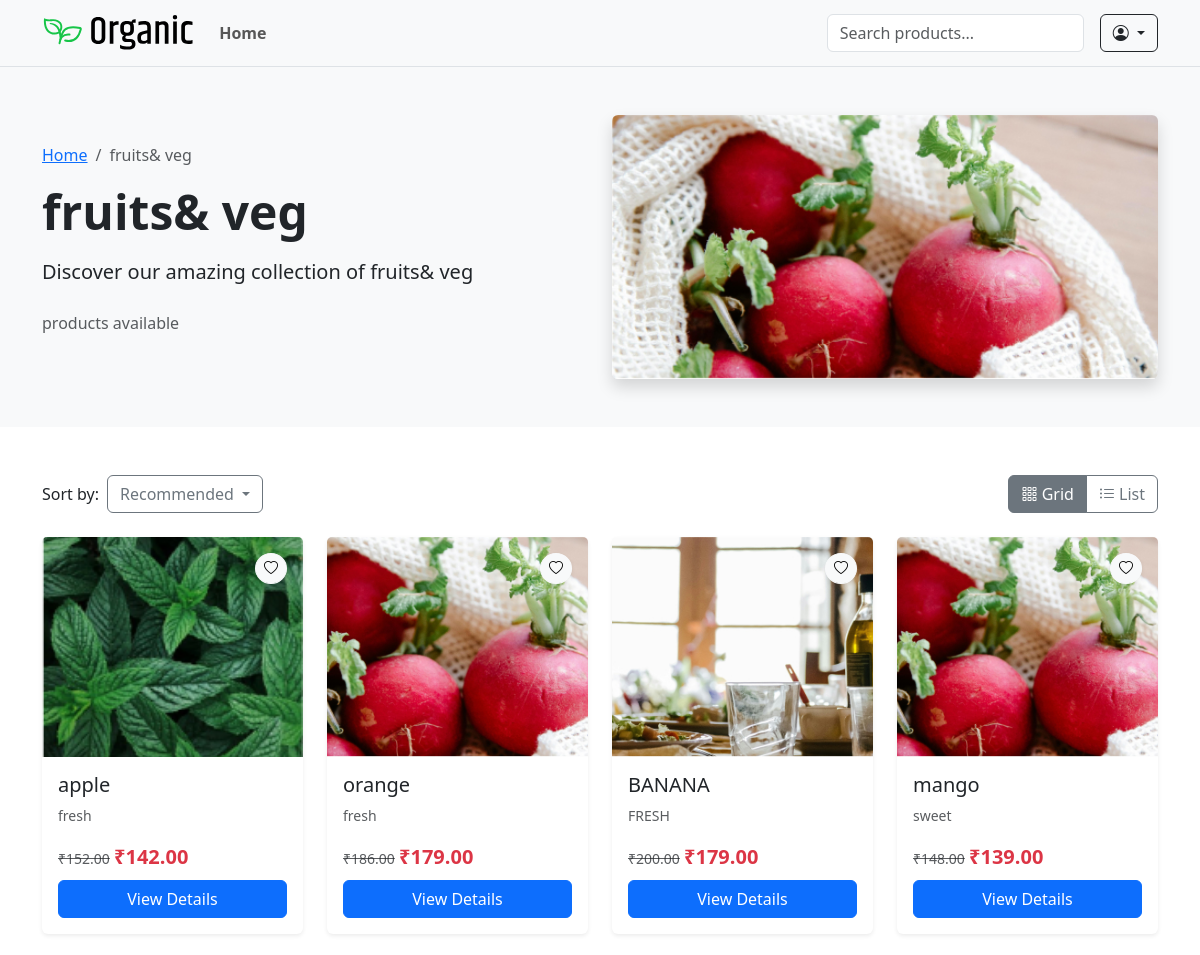
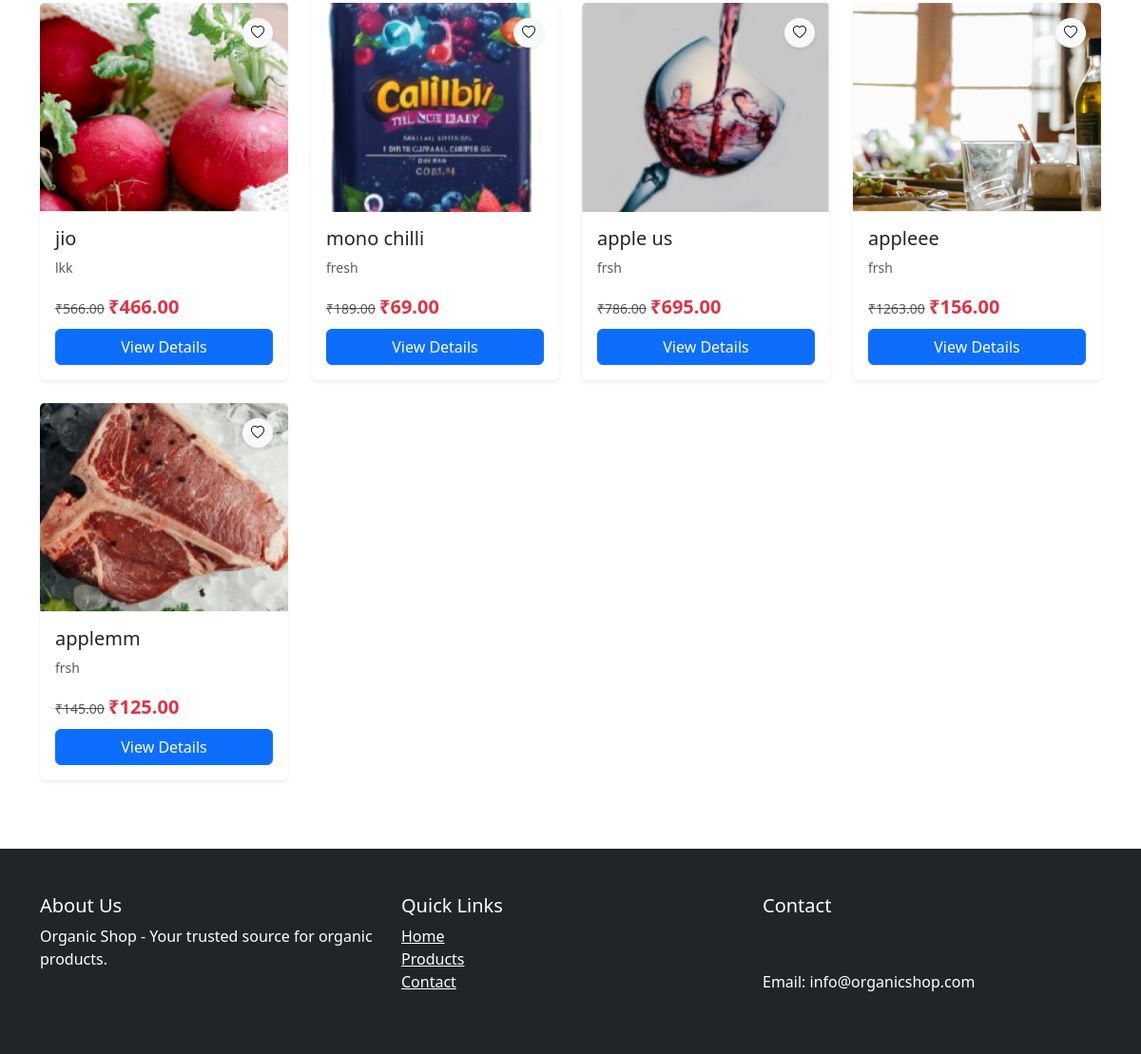
/category/breadssweets/, run on the app's committed database (2 pictures, top to bottom).
### shop/models.py (models this page shows, shortened)
class Category(models.Model):
    name = models.CharField(max_length=100)
    slug = models.SlugField(unique=True, blank=True)
    image = models.ImageField(upload_to='categories/')
    is_active = models.BooleanField(default=True)
    class Meta:
        verbose_name_plural = "Categories"

class Product(models.Model):
    category = models.ForeignKey(Category, on_delete=models.CASCADE, related_name='products')
    name = models.CharField(max_length=255)
    slug = models.SlugField(unique=True ,blank=True)
    description = models.TextField()
    price = models.DecimalField(max_digits=10, decimal_places=2)
    discount_price = models.DecimalField(max_digits=10, decimal_places=2, null=True, blank=True)
    image = models.ImageField(upload_to='products/')
    is_featured = models.BooleanField(default=False)
    sold_count = models.PositiveIntegerField(default=0)
    created_at = models.DateTimeField(auto_now_add=True)
    views = models.PositiveIntegerField(default=1)
    available = models.BooleanField(default=True)
    stock = models.PositiveIntegerField(default=0)
    @property
    def has_variants(self):
        return self.variants.exists()
    @property
    def display_discount(self):
        if self.has_variants or not self.discount_price:
            return None
        return self.get_discount_percentage

class ProductVariant(models.Model):
    product = models.ForeignKey(Product, on_delete=models.CASCADE, related_name='variants')
    values = models.ManyToManyField(VariantValue)
    price = models.DecimalField(max_digits=10, decimal_places=2)
    discount_price = models.DecimalField(max_digits=10, decimal_places=2, null=True, blank=True)
    stock = models.IntegerField()
    sku = models.CharField(max_length=50, unique=True, blank=True)
    image = models.ImageField(upload_to='variants/', null=True, blank=True)
    sold_count = models.IntegerField(default=0)

### shop/views.py (the view)
# urls.py: path('category/<slug:slug>/', views.category_detail, name='category_detail'),
def category_detail(request, slug):
    category = get_object_or_404(Category, slug=slug, is_active=True)
    products = Product.objects.filter(category=category, available=True)
    effective_price_subquery = ProductVariant.objects.filter(
        product=OuterRef('pk')
    ).annotate(
        effective_price=Coalesce('discount_price', 'price')
    ).order_by('-stock').values('effective_price')[:1]
    products = products.annotate(
        sorting_price=Subquery(effective_price_subquery),
        avg_rating=Avg('reviews__rating')
    ).prefetch_related('variants')
    sort = request.GET.get('sort')
    if sort == 'price_asc':
        products = products.order_by('sorting_price')
    elif sort == 'price_desc':
        products = products.order_by('-sorting_price')
    elif sort == 'newest':
        products = products.order_by('-created_at')
    elif sort == 'rating':
        products = products.order_by(F('avg_rating').desc(nulls_last=True))
    for product in products:
        product.default_variant = product.variants.order_by('-stock').first()
    wishlist_items = []
    if request.user.is_authenticated:
        wishlist_items = Wishlist.objects.filter(user=request.user).values_list('product_id', flat=True)
    context = {
        'category': category,
        'products': products,
        'wishlist_items': wishlist_items,
    }
    return render(request, 'shop/category_detail.html', context)

### shop/templates/shop/category_detail.html (shortened to what this page needs)
{% extends 'shop/base.html' %}
{% load static %}
{% block content %}
<section class="py-5" style="background-color: #f8f9fa;">
    <div class="container">
        <div class="row align-items-center">
            <div class="col-md-6">
                <nav aria-label="breadcrumb">
                    <ol class="breadcrumb">
                        <li class="breadcrumb-item"><a href="{% url 'shop:index' %}">Home</a></li>
                        <li class="breadcrumb-item active" aria-current="page">{{ category.name }}</li>
                    </ol>
                </nav>
                <h1 class="display-5 fw-bold mb-3">{{ category.name }}</h1>
                <p class="lead mb-4">{{ category.description|default:"Discover our amazing collection of "|add:category.name }}</p>
                <p class="text-muted">{{ products.paginator.count }} products available</p>
            </div>
            <div class="col-md-6">
                {% if category.image %}
                <img src="{{ category.image.url }}" alt="{{ category.name }}" class="img-fluid rounded shadow" style="max-height: 300px; width: 100%; object-fit: cover;">
                {% else %}
                <img src="{% static 'images/placeholder-category.jpg' %}" alt="{{ category.name }}" class="img-fluid rounded shadow" style="max-height: 300px; width: 100%; object-fit: cover;">
                {% endif %}
            </div>
        </div>
    </div>
</section>
<section class="py-5">
    <div class="container">
        <div class="row mb-4">
            <div class="col-md-6">
                <div class="d-flex align-items-center">
                    <span class="me-2">Sort by:</span>
                    <div class="dropdown">
                        <button class="btn btn-outline-secondary dropdown-toggle" type="button" id="sortDropdown" data-bs-toggle="dropdown" aria-expanded="false">
                            {% if request.GET.sort %}{{ request.GET.sort|title }}{% else %}Recommended{% endif %}
                        </button>
                    </div>
                </div>
            </div>
            <div class="col-md-6 text-md-end">
                <div class="btn-group" role="group" aria-label="View options">
                    <button type="button" class="btn btn-outline-secondary active" id="gridView">
                        <i class="bi bi-grid-3x3-gap"></i> Grid
                    </button>
                    <button type="button" class="btn btn-outline-secondary" id="listView">
                        <i class="bi bi-list-ul"></i> List
                    </button>
                </div>
            </div>
        </div>
        <div class="row" id="productsContainer">
            {% for product in products %}
            {% with variant=product.default_variant %}
            <div class="col-lg-3 col-md-4 col-sm-6 mb-4 product-card">
                <div class="card h-100 border-0 shadow-sm hover-shadow transition">
                    <div class="position-relative">
                        {% if variant and variant.image %}
                            <img src="{{ variant.image.url }}" class="card-img-top" alt="{{ product.name }}" style="height: 220px; object-fit: cover;">
                        {% elif product.image %}
                            <img src="{{ product.image.url }}" class="card-img-top" alt="{{ product.name }}" style="height: 220px; object-fit: cover;">
                        {% else %}
                            <img src="{% static 'images/placeholder-product.jpg' %}" class="card-img-top" alt="{{ product.name }}" style="height: 220px; object-fit: cover;">
                        {% endif %}
                        <div class="card-img-overlay d-flex flex-column justify-content-between">
                            <div class="d-flex justify-content-end">
                                 <form action="{% url 'accounts:add_to_wishlist' product.id %}" method="post" class="wishlist-form">
                                    <button type="submit"
                                            class="btn btn-light btn-sm rounded-circle shadow-sm btn-heart"
                                            onclick="event.stopPropagation();">
                                        <i class="bi {% if product.id in wishlist_items %}bi-heart-fill text-danger{% else %}bi-heart{% endif %}"></i>
                                    </button>
                                </form>
                            </div>
                        </div>
                    </div>
                    <div class="card-body">
                        <h5 class="card-title">{{ product.name }}</h5>
                        <p class="card-text text-muted small">{{ product.description|truncatewords:15 }}</p>
                        <div class="price mb-2">
                            {% if variant %}
                                {% if variant.discount_price %}
                                    <del class="text-muted small">₹{{ variant.price }}</del>
                                    <span class="fs-5 fw-bold text-danger">₹{{ variant.discount_price }}</span>
                                {% else %}
                                    <span class="fs-5 fw-bold">₹{{ variant.price }}</span>
                                {% endif %}
                            {% else %}
                                <span class="text-muted">Price not available</span>
                            {% endif %}
                        </div>
                        <div class="d-grid gap-2">
                            <a href="{% url 'shop:product_detail' product.slug %}" class="btn btn-primary">View Details</a>
                        </div>
                    </div>
                </div>
            </div>
            {% endwith %}
            {% endfor %}
        </div>
    </div>
</section>
{% endblock %}

### shop/static/css/style.css (style rules this page uses)
.product-card { transition: transform 0.3s; }
.price del { color: #6c757d; }
.price .text-danger { font-weight: bold; }

### data on the page
Category: name "fruits& veg", description|add "Discover our amazing collection of fruits& veg", image (picture)
Product: image (picture), name "apple", description "fresh", default_variant.price "152.00", default_variant.discount_price "142.00"
Product: image (picture), name "orange", description "fresh", default_variant.price "186.00", default_variant.discount_price "179.00"
Product: image (picture), name "BANANA", description "FRESH", default_variant.price "200.00", default_variant.discount_price "179.00"
Product: image (picture), name "mango", description "sweet", default_variant.price "148.00", default_variant.discount_price "139.00"
Product: image (picture), name "jio", description "lkk", default_variant.price "566.00", default_variant.discount_price "466.00"
Product: image (picture), name "mono chilli", description "fresh", default_variant.price "189.00", default_variant.discount_price "69.00"
Product: image (picture), name "apple us", description "frsh", default_variant.price "786.00", default_variant.discount_price "695.00"
Product: image (picture), name "appleee", description "frsh", default_variant.price "1263.00", default_variant.discount_price "156.00"
Product: image (picture), name "applemm", description "frsh", default_variant.price "145.00", default_variant.discount_price "125.00"
